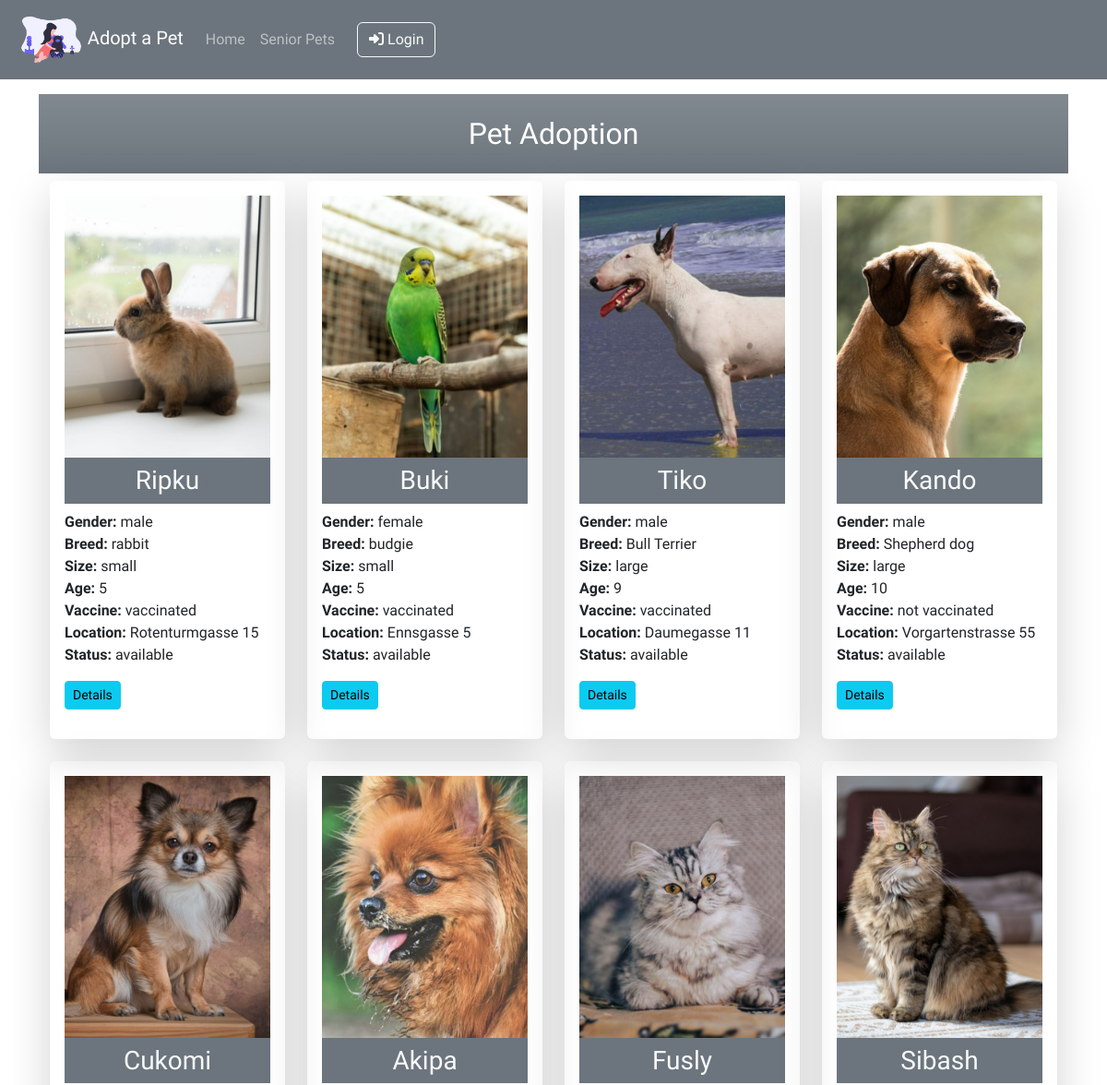
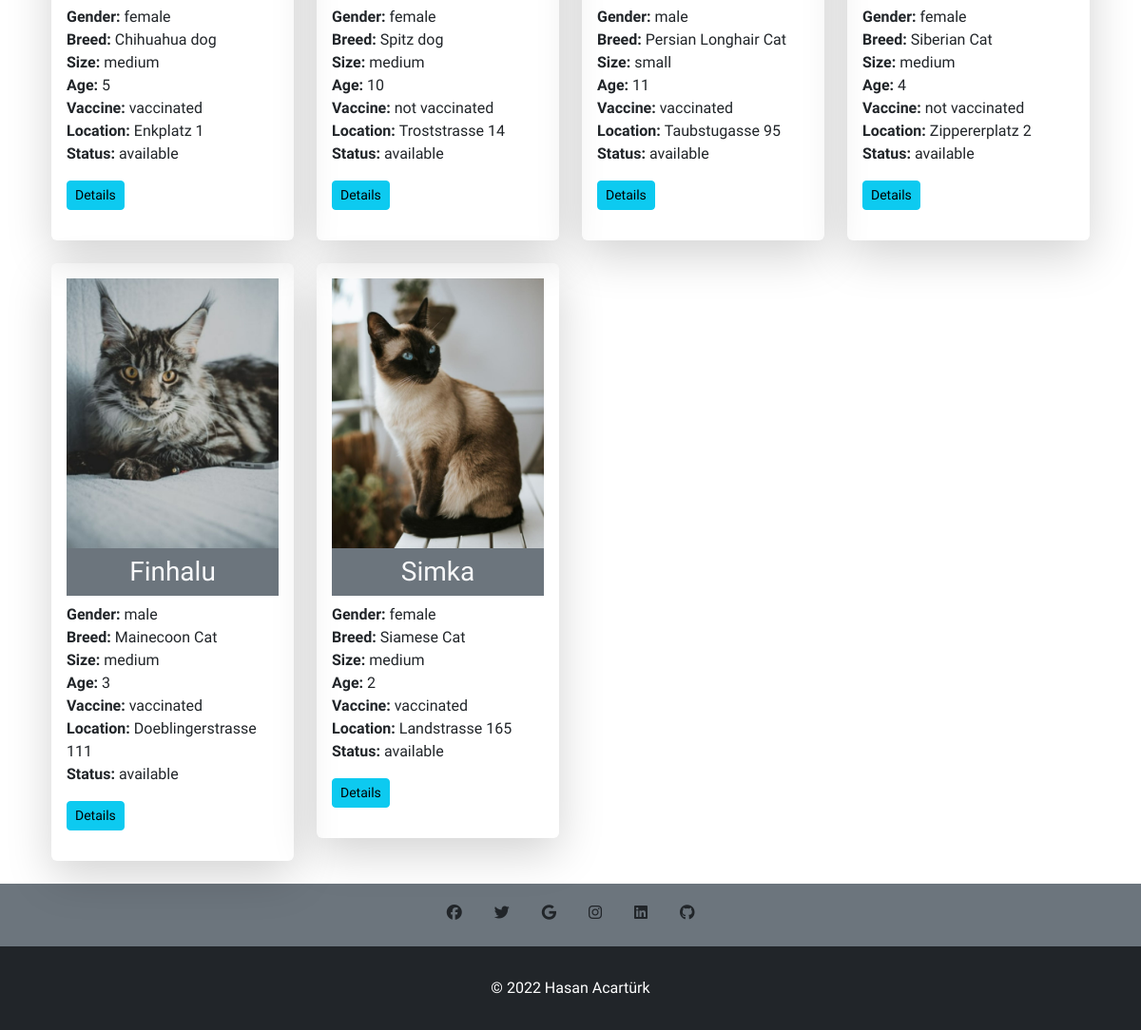
The page / on the database its author committed (2 pictures, top to bottom).
### tables this page shows
CREATE TABLE `animals` (
  `id` int(11) NOT NULL,
  `name` varchar(90) NOT NULL,
  `gender` varchar(10) NOT NULL,
  `breed` varchar(70) NOT NULL,
  `size` varchar(15) NOT NULL,
  `age` tinyint(3) NOT NULL,
  `vaccine` enum('vaccinated','not vaccinated') DEFAULT 'vaccinated',
  `description` varchar(200) NOT NULL,
  `location` varchar(150) NOT NULL,
  `picture` varchar(255) NOT NULL,
  `status` enum('available','adopted') DEFAULT 'available'
);

### index.php (the view, shortened to what this page needs)
<?php
require_once "actions/db_connect.php";
$sql = "SELECT * from animals";
$result = mysqli_query($connect, $sql);
$body = "";
if (mysqli_num_rows($result) > 0) {
    while ($row = mysqli_fetch_assoc($result)) {
        $body .= "<div class='col-xl-3 col-lg-4 col-md-6 mb-4'>
        <div class='bg-wight rounded shadow-lg p-3'>
            <img src='pictures/" . $row['picture'] . "' class='card-img-top d-none d-md-block' alt='...'>
            <div class='bg-secondary'>
                <h3 class='card-title text-light text-center p-2 mb-2'>" . $row['name'] . "</h3>
            </div>
            <div class='card-body'>
                <p class='card-text m-0'><strong>Gender: </strong> " . $row['gender'] . "</p>
                <p class='card-text m-0'><strong>Breed: </strong>" . $row['breed'] . "</p>
                <p class='card-text m-0'><strong>Size: </strong>" . $row['size'] . "</p>
                <p class='card-text m-0'><strong>Age: </strong> " . $row['age'] . "</p>
                <p class='card-text m-0'><strong>Vaccine: </strong>" . $row['vaccine'] . "</p>
                <p class='card-text m-0'><strong>Location: </strong>" . $row['location'] . "</p>
                <p class='card-text'><strong>Status: </strong>" . $row['status'] . "</p>
                <p><a href='details.php?id=" . $row['id'] . "'>
        <button class='btn btn-info btn-sm' type='button'>Details</button></a></p>
            </div>
        </div>
    </div>";
    }
} else {
    $body = "<tr><td colspan='11'><center>No Data Available </center></td></tr>";
}
?>
<!DOCTYPE html>
<html lang="en">
<head>
    <?php require_once "components/bootstrap.php" ?>
    <?php require_once "components/bootstrap_icons.php" ?>
    <?php require_once "components/animate.php" ?>
    <link rel="stylesheet" href="css/style.css">
</head>
<body>
    <?php require_once "components/navbar_u.php" ?>
    <div class="container manageCard w-100 mt-3">
        <p class='h2 text-center bg-secondary bg-gradient text-white p-4'> Pet Adoption</p>
        <section class="container">
            <div class="row">
                <?php echo $body ?>
            </div>
        </section>
    </div>
    <?php require_once "components/footer.php" ?>
</body>
</html>

### components/bootstrap.php (shortened to what this page needs)
<link href="https://cdn.jsdelivr.net/npm/bootstrap@5.2.0-beta1/dist/css/bootstrap.min.css" rel="stylesheet">

### components/bootstrap_icons.php
<link rel="stylesheet" href="https://cdn.jsdelivr.net/npm/bootstrap-icons@1.8.3/font/bootstrap-icons.css">

### components/animate.php
<link rel="stylesheet" href="https://cdnjs.cloudflare.com/ajax/libs/animate.css/4.1.1/animate.min.css" />

### components/navbar_u.php (shortened to what this page needs)
<nav class="navbar navbar-expand-lg bg-secondary align-items-center ">
    <a href="#" class="navbar-brand navbar-dark  ms-3"><img src="images/logo.png" alt="" height="60vh">Adopt a Pet</a>
    <div class="collapse navbar-collapse justify-content-between align-items-center" id="navmenu">
        <ul class="navbar-nav navbar-dark mr-auto d-lg-flex justify-content-around align-items-center">
            <li class="nav-item active"><a href="index.php" class="nav-link ">Home</a></li>
            <li class="nav-item"><a href="senior.php" class="nav-link ">Senior Pets</a></li>
            <a class="btn btn-outline-light m-3" href="login.php"><i class="fa-solid fa-right-to-bracket"></i> Login</a>
        </ul>
    </div>
</nav>

### components/footer.php
<section class="container-fluid pb-1 bg-secondary text-light">
    <div class="container">
        <div class="d-flex justify-content-center align-items-center">
            <div class="m-1 p-1 d-lg-flex justify-content-center">
                <button type="button" class="btn m-1"><i class="fa-brands fa-facebook"></i></button>
                <button type="button" class="btn m-1"><i class="fa-brands fa-twitter"></i></button>
                <button type="button" class="btn m-1"><i class="fa-brands fa-google"></i></button>
                <button type="button" class="btn m-1"><i class="fa-brands fa-instagram"></i></button>
                <button type="button" class="btn m-1"><i class="fa-brands fa-linkedin"></i></i></button>
                <button type="button" class="btn m-1"><i class="fa-brands fa-github"></i></button>
            </div>
        </div>
    </div>
</section>
<footer class="bg-dark text-white">
    <div class="container d-flex justify-content-center">
        <p class="text-white m-0">&copy 2022 Hasan Acartürk</p>
    </div>
</footer>

### css/style.css (style rules this page uses)
* { font-family: "Courgette", cursive; list-style: none; text-decoration: none; }
a { text-decoration: none; list-style: none; }
footer { padding: 4vh; }
.manageCard { margin: auto; }

### rows shown on the page
animals: picture (picture), name "Ripku", gender "male", breed "rabbit", size "small", age "5", vaccine "vaccinated", location "Rotenturmgasse 15", status "available"
animals: picture (picture), name "Buki", gender "female", breed "budgie", size "small", age "5", vaccine "vaccinated", location "Ennsgasse 5", status "available"
animals: picture (picture), name "Tiko", gender "male", breed "Bull Terrier", size "large", age "9", vaccine "vaccinated", location "Daumegasse 11", status "available"
animals: picture (picture), name "Kando", gender "male", breed "Shepherd dog", size "large", age "10", vaccine "not vaccinated", location "Vorgartenstrasse 55", status "available"
animals: picture (picture), name "Cukomi", gender "female", breed "Chihuahua dog", size "medium", age "5", vaccine "vaccinated", location "Enkplatz 1", status "available"
animals: picture (picture), name "Akipa", gender "female", breed "Spitz dog", size "medium", age "10", vaccine "not vaccinated", location "Troststrasse 14", status "available"
animals: picture (picture), name "Fusly", gender "male", breed "Persian Longhair Cat", size "small", age "11", vaccine "vaccinated", location "Taubstugasse 95", status "available"
animals: picture (picture), name "Sibash", gender "female", breed "Siberian Cat", size "medium", age "4", vaccine "not vaccinated", location "Zippererplatz 2", status "available"
animals: picture (picture), name "Finhalu", gender "male", breed "Mainecoon Cat", size "medium", age "3", vaccine "vaccinated", location "Doeblingerstrasse 111", status "available"
animals: picture (picture), name "Simka", gender "female", breed "Siamese Cat", size "medium", age "2", vaccine "vaccinated", location "Landstrasse 165", status "available"
